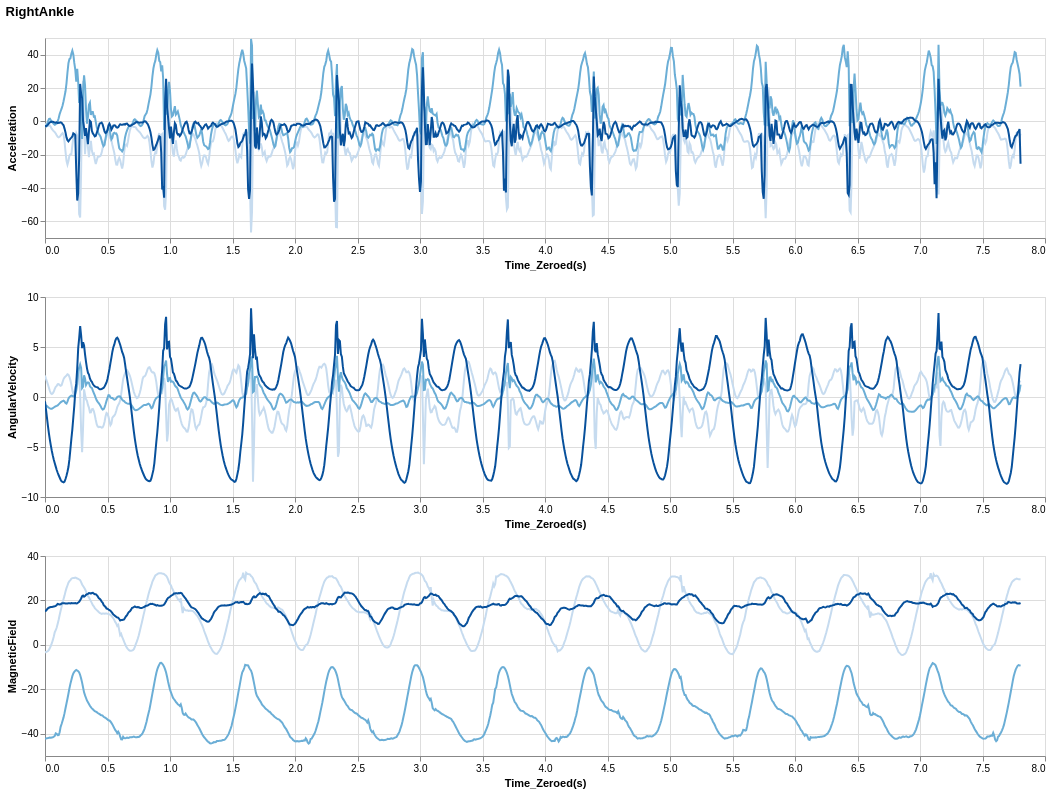

Notebook code for this chart:
### Code cell
# Define signal types and axes.
sensor = ['Acceleration', 'AngularVelocity', 'MagneticField']
dir = ['x','y','z']
plotStack = [0,0,0] # Preallocate plot for each signal

# Generate plots for each sensor type
for iSensor in range(len(sensor)): # loop through the signal types
    # create plots for x,y,z directions
    x_signal = alt.Chart(df_2_data_reduced).mark_line().encode(
        x = 'Time_Zeroed(s)',
        y = alt.Y(location + '_' + sensor[iSensor] + '_x', title = sensor[iSensor]),
        color = alt.value('#c6dbef')
    ).properties(
        width = 1000,
        height = 200
    )
    y_signal = alt.Chart(df_2_data_reduced).mark_line().encode(
        x = 'Time_Zeroed(s)',
        y = alt.Y(location + '_' + sensor[iSensor] + '_y', title = sensor[iSensor]),
        color = alt.value("#6baed6")
    )
    z_signal = alt.Chart(df_2_data_reduced).mark_line().encode(
        x = 'Time_Zeroed(s)',
        y = alt.Y(location + '_' + sensor[iSensor] + '_z', title = sensor[iSensor]),
        color = alt.value("#08519c")
    ).interactive()
    # Combine x,y,z plots
    plotStack[iSensor] = x_signal + y_signal + z_signal

alt.vconcat(plotStack[0], plotStack[1], plotStack[2]).properties(title = [location,""])

### Figure 1 — Vega-Lite specification as saved in the notebook (floating-point values rounded to 4 significant figures; data arrays with more than 128 entries replaced by an {"elided": "..."} marker saying what was removed)
{"config": {"view": {"continuousWidth": 300, "continuousHeight": 300}}, "vconcat": [{"layer": [{"mark": {"type": "line"}, "encoding": {"color": {"value": "#c6dbef"}, "x": {"field": "Time_Zeroed(s)", "type": "quantitative"}, "y": {"field": "RightAnkle_Acceleration_x", "title": "Acceleration", "type": "quantitative"}}}, {"mark": {"type": "line"}, "encoding": {"color": {"value": "#6baed6"}, "x": {"field": "Time_Zeroed(s)", "type": "quantitative"}, "y": {"field": "RightAnkle_Acceleration_y", "title": "Acceleration", "type": "quantitative"}}}, {"mark": {"type": "line"}, "encoding": {"color": {"value": "#08519c"}, "x": {"field": "Time_Zeroed(s)", "type": "quantitative"}, "y": {"field": "RightAnkle_Acceleration_z", "title": "Acceleration", "type": "quantitative"}}, "name": "view_1"}], "height": 200, "width": 1000}, {"layer": [{"mark": {"type": "line"}, "encoding": {"color": {"value": "#c6dbef"}, "x": {"field": "Time_Zeroed(s)", "type": "quantitative"}, "y": {"field": "RightAnkle_AngularVelocity_x", "title": "AngularVelocity", "type": "quantitative"}}}, {"mark": {"type": "line"}, "encoding": {"color": {"value": "#6baed6"}, "x": {"field": "Time_Zeroed(s)", "type": "quantitative"}, "y": {"field": "RightAnkle_AngularVelocity_y", "title": "AngularVelocity", "type": "quantitative"}}}, {"mark": {"type": "line"}, "encoding": {"color": {"value": "#08519c"}, "x": {"field": "Time_Zeroed(s)", "type": "quantitative"}, "y": {"field": "RightAnkle_AngularVelocity_z", "title": "AngularVelocity", "type": "quantitative"}}, "name": "view_2"}], "height": 200, "width": 1000}, {"layer": [{"mark": {"type": "line"}, "encoding": {"color": {"value": "#c6dbef"}, "x": {"field": "Time_Zeroed(s)", "type": "quantitative"}, "y": {"field": "RightAnkle_MagneticField_x", "title": "MagneticField", "type": "quantitative"}}}, {"mark": {"type": "line"}, "encoding": {"color": {"value": "#6baed6"}, "x": {"field": "Time_Zeroed(s)", "type": "quantitative"}, "y": {"field": "RightAnkle_MagneticField_y", "title": "MagneticField", "type": "quantitative"}}}, {"mark": {"type": "line"}, "encoding": {"color": {"value": "#08519c"}, "x": {"field": "Time_Zeroed(s)", "type": "quantitative"}, "y": {"field": "RightAnkle_MagneticField_z", "title": "MagneticField", "type": "quantitative"}}, "name": "view_3"}], "height": 200, "width": 1000}], "data": {"name": "data-311e53f5af01c25ea312a45ff80f436d"}, "params": [{"name": "param_1", "select": {"type": "interval", "encodings": ["x", "y"]}, "bind": "scales", "views": ["view_1"]}, {"name": "param_2", "select": {"type": "interval", "encodings": ["x", "y"]}, "bind": "scales", "views": ["view_2"]}, {"name": "param_3", "select": {"type": "interval", "encodings": ["x", "y"]}, "bind": "scales", "views": ["view_3"]}], "title": ["RightAnkle", ""], "$schema": "https://vega.github.io/schema/vega-lite/v5.20.1.json", "datasets": {"data-311e53f5af01c25ea312a45ff80f436d": {"elided": "1000 records"}}}
